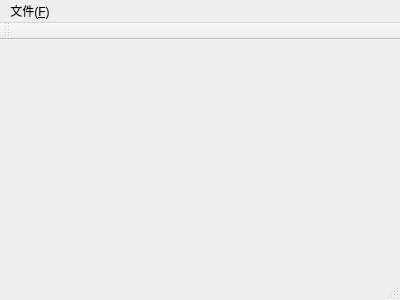
<?xml version="1.0" encoding="UTF-8"?>
<ui version="4.0">
 <class>MainWindow</class>
 <widget class="QMainWindow" name="MainWindow">
  <property name="geometry">
   <rect>
    <x>0</x>
    <y>0</y>
    <width>400</width>
    <height>300</height>
   </rect>
  </property>
  <property name="windowTitle">
   <string>MainWindow</string>
  </property>
  <widget class="QWidget" name="centralWidget"/>
  <widget class="QMenuBar" name="menuBar">
   <property name="geometry">
    <rect>
     <x>0</x>
     <y>0</y>
     <width>400</width>
     <height>23</height>
    </rect>
   </property>
   <widget class="QMenu" name="menu_F">
    <property name="title">
     <string>文件(&amp;F)</string>
    </property>
    <addaction name="action_New"/>
   </widget>
   <addaction name="menu_F"/>
  </widget>
  <widget class="QToolBar" name="mainToolBar">
   <attribute name="toolBarArea">
    <enum>TopToolBarArea</enum>
   </attribute>
   <attribute name="toolBarBreak">
    <bool>false</bool>
   </attribute>
  </widget>
  <widget class="QStatusBar" name="statusBar"/>
  <action name="action_New">
   <property name="icon">
    <iconset resource="myimages.qrc">
     <normaloff>:/image/images/new.png</normaloff>:/image/images/new.png</iconset>
   </property>
   <property name="text">
    <string>新建文件夹(&amp;N)</string>
   </property>
   <property name="toolTip">
    <string>新建文件夹</string>
   </property>
   <property name="shortcut">
    <string>Ctrl+N</string>
   </property>
  </action>
 </widget>
 <layoutdefault spacing="6" margin="11"/>
 <resources>
  <include location="myimages.qrc"/>
 </resources>
 <connections/>
</ui>
